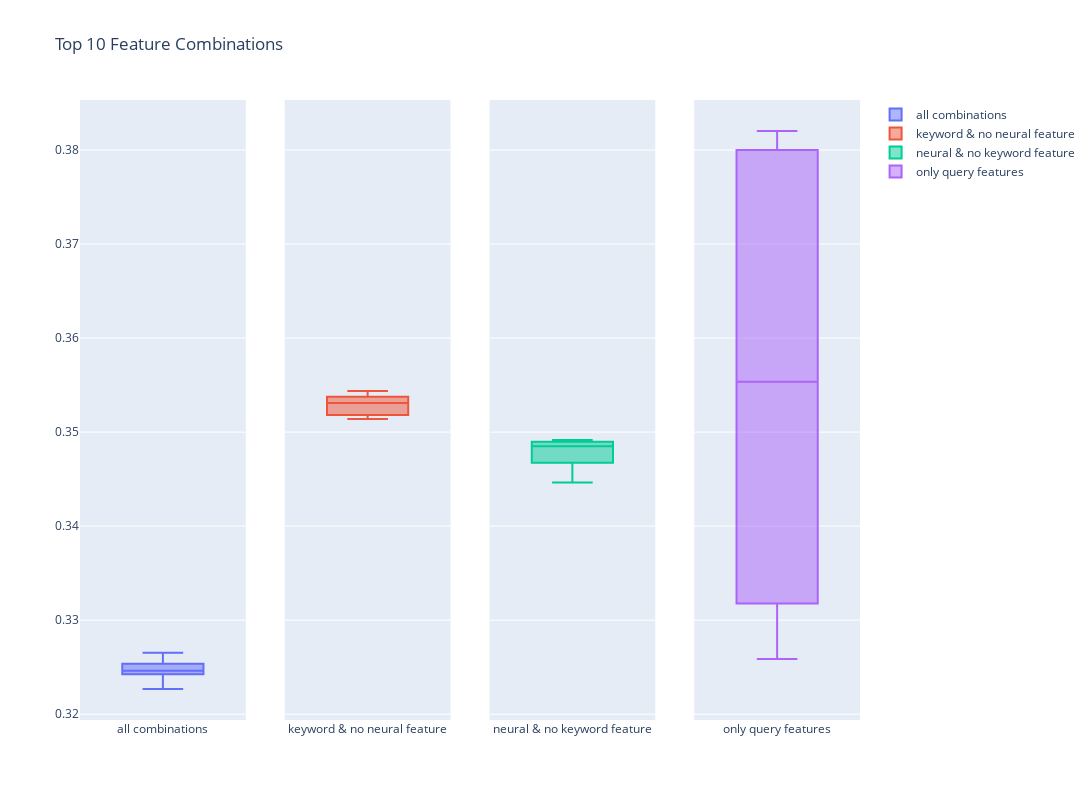

Notebook code cell kept with this figure:
### Code cell
fig = make_subplots(rows=1, cols=4, shared_yaxes=True)

fig.add_trace(go.Box(y=df_agg_metrics.sort_values(by=['mean_rmse']).head(10)['mean_rmse'],
                     name="all combinations"),
              row=1, col=1)

fig.add_trace(go.Box(y=df_agg_metrics[(df_agg_metrics['keyword_f'] == True) & (df_agg_metrics['neural_f'] == False)].sort_values(by=['mean_rmse']).head(10)['mean_rmse'],
                    name="keyword & no neural feature"),
              row=1, col=2)

fig.add_trace(go.Box(y=df_agg_metrics[(df_agg_metrics['neural_f'] == True) & (df_agg_metrics['keyword_f'] == False)].sort_values(by=['mean_rmse']).head(10)['mean_rmse'],
                    name="neural & no keyword feature"),
              row=1, col=3)

fig.add_trace(go.Box(y=df_agg_metrics[df_agg_metrics['only_query_f'] == True].sort_values(by=['mean_rmse']).head(10)['mean_rmse'],
                    name="only query features"),
              row=1, col=4)

fig.update_layout(height=800, width=1100,
                  title_text="Top 10 Feature Combinations")
fig.show()

### Figure 1 — Plotly figure (JSON) as saved in the notebook; plotly's stock layout.template omitted (floating-point values rounded to 4 significant figures)
{"data": [{"name": "all combinations", "type": "box", "xaxis": "x", "y": [0.3227, 0.3229, 0.3242, 0.3244, 0.3245, 0.3248, 0.3253, 0.3254, 0.3259, 0.3265], "yaxis": "y"}, {"name": "keyword & no neural feature", "type": "box", "xaxis": "x2", "y": [0.3514, 0.3516, 0.3518, 0.3528, 0.353, 0.3532, 0.3537, 0.3538, 0.3541, 0.3544], "yaxis": "y2"}, {"name": "neural & no keyword feature", "type": "box", "xaxis": "x3", "y": [0.3446, 0.3463, 0.3467, 0.3469, 0.3484, 0.3486, 0.3489, 0.349, 0.3492, 0.3492], "yaxis": "y3"}, {"name": "only query features", "type": "box", "xaxis": "x4", "y": [0.3259, 0.3293, 0.3318, 0.3322, 0.3483, 0.3624, 0.363, 0.38, 0.3805, 0.382], "yaxis": "y4"}], "layout": {"height": 800, "title": {"text": "Top 10 Feature Combinations"}, "width": 1100, "xaxis": {"anchor": "y", "autorange": true, "domain": [0, 0.2125], "range": [-0.5, 0.5], "type": "category"}, "xaxis2": {"anchor": "y2", "autorange": true, "domain": [0.2625, 0.475], "range": [-0.5, 0.5], "type": "category"}, "xaxis3": {"anchor": "y3", "autorange": true, "domain": [0.525, 0.7375], "range": [-0.5, 0.5], "type": "category"}, "xaxis4": {"anchor": "y4", "autorange": true, "domain": [0.7875, 1], "range": [-0.5, 0.5], "type": "category"}, "yaxis": {"anchor": "x", "autorange": true, "domain": [0, 1], "range": [0.3194, 0.3853], "type": "linear"}, "yaxis2": {"anchor": "x2", "autorange": true, "domain": [0, 1], "matches": "y", "range": [0.3194, 0.3853], "showticklabels": false, "type": "linear"}, "yaxis3": {"anchor": "x3", "autorange": true, "domain": [0, 1], "matches": "y", "range": [0.3194, 0.3853], "showticklabels": false, "type": "linear"}, "yaxis4": {"anchor": "x4", "autorange": true, "domain": [0, 1], "matches": "y", "range": [0.3194, 0.3853], "showticklabels": false, "type": "linear"}}}
